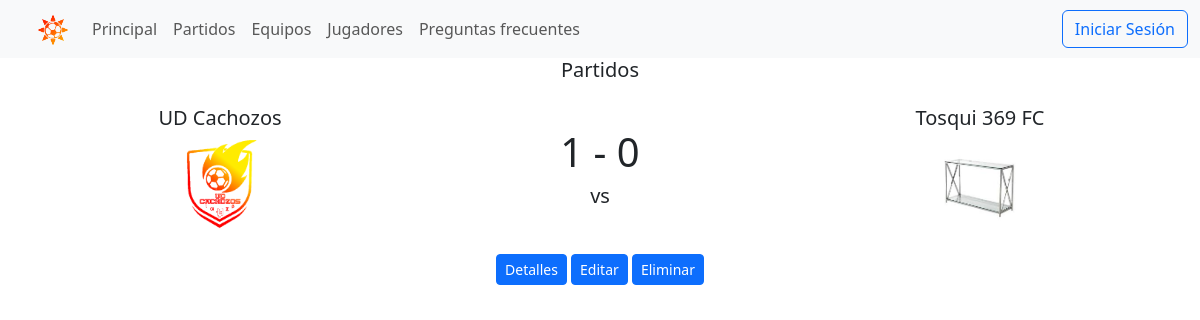
Before: /games/ with the older database file.
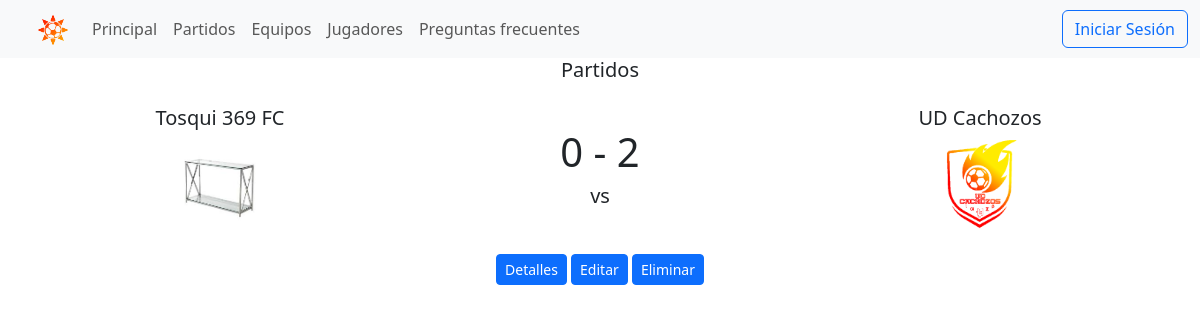
After: the same page with the newer database file.
### games/models.py (models this page shows, shortened)
class Game(models.Model):
    local = models.ForeignKey('tournament.Team', related_name='local_games', on_delete=models.CASCADE)
    away = models.ForeignKey('tournament.Team', related_name='away_games', on_delete=models.CASCADE)
    local_goals = models.SmallIntegerField(default=0)
    away_goals = models.SmallIntegerField(default=0)
    date = models.DateField(blank=True, null=True)
    class Meta:
        ordering = ['date']

### tournament/models.py (models this page shows, shortened)
class Team(models.Model):
    name = models.CharField(max_length=100, unique=True)
    club_code = models.CharField(max_length=3, unique=True, default='UFC')
    shield = models.ImageField(upload_to='shields')
    class Meta:
        ordering = ['name']
    def __str__(self) -> str:
        return self.name

### games/views.py (the view)
# urls.py: path('', views.games, name='games'),
def games(request):
    games = Game.objects.all()
    teams = Team.objects.all()
    return render(request, 'games/games.html', {'games': games, 'teams': teams})

### games/templates/games/games.html (shortened to what this page needs)
{% extends "base.html" %}
{% block content %}
    {% if games %}
        <h2 class="lead text-center">Partidos</h2>
        {% for game in games %}
          {% include "game.html" %}
          <div class="text-center mt-3">
            <a href="{% url 'games:game-info' game.id %}" class="btn btn-primary btn-sm">Detalles</a>
            <a href="{% url 'games:edit-game' game.id %}" class="btn btn-primary btn-sm">Editar</a>
            <a href="{% url 'games:delete-game' game.id %}" class="btn btn-primary btn-sm">Eliminar</a>
          </div>
        {% endfor %}
    {% endif %}
{% endblock  %}

### shared/templates/game.html
<div class="container mt-4">
  <div class="row align-items-center">
      <div class="col text-center">
          <h5>{{ game.local }}</h5>
          <img src="{{ game.local.shield.url }}" alt="{{ game.local }}" class="img-fluid" style="width: 100px; height: 100px; object-fit: cover;">
    </div>
        <div class="col text-center">
            <h4 style="font-size: 2.5rem;">{{ game.local_goals }} - {{ game.away_goals }}</h4>
            <h5>vs</h5>
        </div>
    <div class="col text-center">
          <h5>{{ game.away }}</h5>
          <img src="{{ game.away.shield.url }}" alt="{{ game.away }}" class="img-fluid" style="width: 100px; height: 100px; object-fit: cover;">
      </div>
  </div>
</div>

Changed rows visible on the page:
removed Game: local "UD Cachozos", local.shield (picture), local_goals "1", away_goals "0", away "Tosqui 369 FC", away.shield (picture)
added Game: local "Tosqui 369 FC", local.shield (picture), local_goals "0", away_goals "2", away "UD Cachozos", away.shield (picture)
